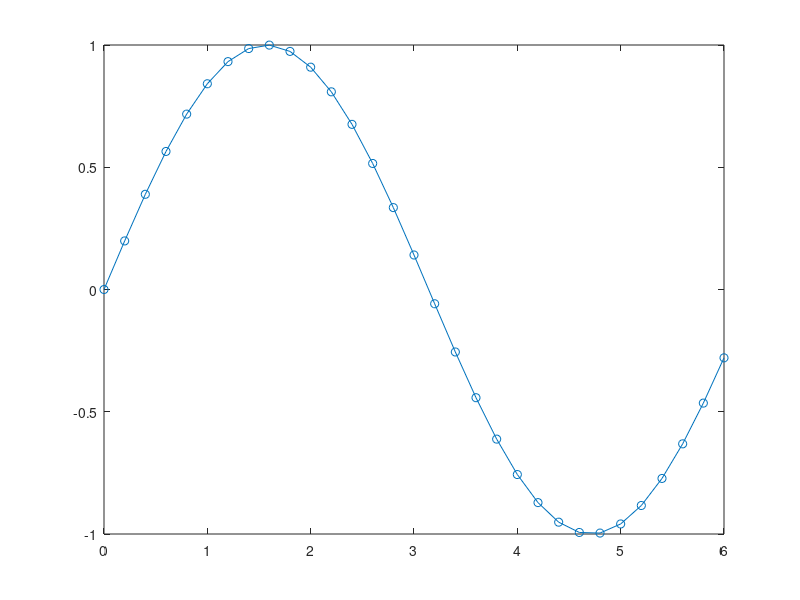

This chart was generated by the following MATLAB code: (Note: this script raises an error after producing the figure.)
%% Leading and Trailing Windows
% Instructions are in the task pane to the left. Complete and submit each task one at a time.
% This code sets up the activity.
x = 0:0.2:6
y = sin(x)
plot(x,y,"o-")
%% Task 1
trail4med = smoothdata(y,"movmedian",[3,0])
%% Task 2
hold on
plot(x,trail4med,".-")
hold off
%% Task 3
lead4med = smoothdata(y,"movmedian",[0,3])
%% Task 4
hold on
plot(x,lead4med,".-")
hold off